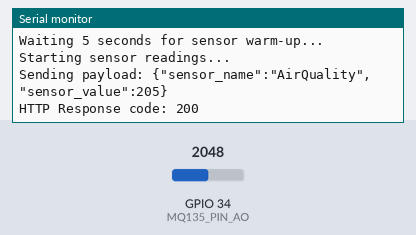
Simulated run of this program. Board: ESP32. Shown: the last lines printed to the serial monitor. The inputs (shaded band) are chosen by the test bench; at power-on: GPIO 34 (MQ135_PIN_AO) = 2048. WiFi joins after 1.5 s; servers stay silent unless stated; uploads are accepted with an empty reply.

Above: at 7.7 s.
7.8 s: GPIO 34 (MQ135_PIN_AO) set to 2866
At 11.87 s:
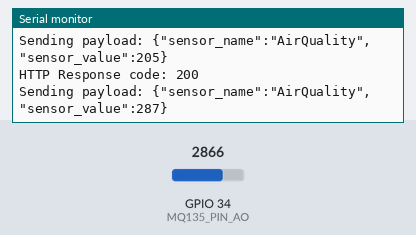
13.0 s: GPIO 34 (MQ135_PIN_AO) set to 3603
At 17.9 s:
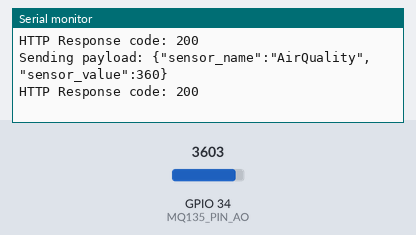
Timing chart, 0 to 19.4 s (numbered marks = the images above; inputs shaded):
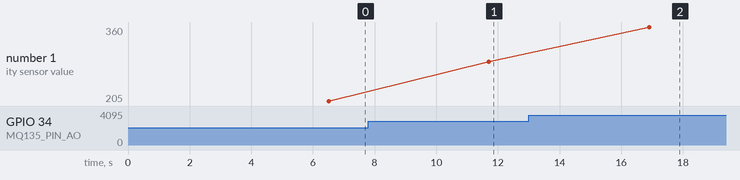

Measured:
- after the input at 7.8 s, the serial monitor: prints a new line after 3.9 s (image 1)
- after the input at 13.0 s, the serial monitor: prints a new line after 3.9 s (image 2)
- plotted number 1: 205 → 287 after the input at 7.8 s, 287 → 360 after the input at 13.0 s

The program:

main.cpp
```cpp
#include "network_utils.h"
#include <Arduino.h>

// Define MQ135 sensor pin
#define MQ135_PIN_AO 34

// WiFi and server configuration
#ifndef WIFI_SSID
#define WIFI_SSID "YOUR_WIFI_SSID" // Fallback if not defined
#endif

#ifndef WIFI_PASSWORD
#define WIFI_PASSWORD "YOUR_WIFI_PASSWORD" // Fallback if not defined
#endif

#ifndef SERVER_IP
#define SERVER_IP "192.168.1.100" // Fallback if not defined
#endif

#ifndef SERVER_PORT
#define SERVER_PORT "5000" // Fallback if not defined
#endif

// Construct server URL
const String SERVER_URL =
    "http://" + String(SERVER_IP) + ":" + String(SERVER_PORT) + "/data";

// Create network utilities instance
NetworkUtils network(WIFI_SSID, WIFI_PASSWORD, SERVER_URL.c_str());

void setup() {
  // Initialize serial communication
  Serial.begin(115200);
  while (!Serial) {
    ; // wait for serial port to connect
  }
  Serial.println("Serial connection established!");

  // Debug: Print SERVER_URL
  Serial.print("SERVER_URL: ");
  Serial.println(SERVER_URL);

  // Initialize analog pin
  pinMode(MQ135_PIN_AO, INPUT);

  // Always attempt to connect to WiFi
  if (!network.connectToWiFi()) {
    Serial.println("Failed to connect to WiFi. Continuing in offline mode.");
  }

  Serial.println("MQ135 sensor initialized!");
  Serial.println("Waiting 5 seconds for sensor warm-up...");
  delay(5000);
  Serial.println("Starting sensor readings...");
}

void loop() {
  // Read raw analog value
  int rawAnalog = analogRead(MQ135_PIN_AO);

  // Convert to integer value (rounding)
  int sensorValue = round(rawAnalog / 10.0); // Round the result

  // Post data to server only if SERVER_URL is set
  if (SERVER_URL.length() > 0) {
    if (!network.postSensorData("AirQuality", sensorValue)) {
      Serial.println("Failed to post sensor data");
    }
  } else {
    Serial.print("Raw Value: ");
    Serial.println(rawAnalog);
  }

  // Wait 5 seconds before next reading
  delay(5000);
}
```

network_utils.h
```cpp
#ifndef NETWORK_UTILS_H
#define NETWORK_UTILS_H

#include <WiFi.h>
#include <HTTPClient.h>
#include <Arduino_JSON.h>

class NetworkUtils {
public:
    NetworkUtils(const char* ssid, const char* password, const char* serverUrl);
    bool connectToWiFi();
    bool postSensorData(const char* sensorName, int sensorValue);

private:
    const char* _ssid;
    const char* _password;
    const char* _serverUrl;
    bool _wifiConnected;
};

#endif
```

network_utils.cpp
```cpp
#include "network_utils.h"

NetworkUtils::NetworkUtils(const char* ssid, const char* password, const char* serverUrl)
    : _ssid(ssid), _password(password), _serverUrl(serverUrl), _wifiConnected(false) {}

bool NetworkUtils::connectToWiFi() {
    if (_wifiConnected) return true;

    WiFi.begin(_ssid, _password);
    Serial.print("Connecting to WiFi");

    int attempts = 0;
    while (WiFi.status() != WL_CONNECTED && attempts < 20) {
        delay(500);
        Serial.print(".");
        attempts++;
    }

    if (WiFi.status() == WL_CONNECTED) {
        _wifiConnected = true;
        Serial.println("\nWiFi connected");
        Serial.print("IP address: ");
        Serial.println(WiFi.localIP());
        return true;
    }

    Serial.println("\nFailed to connect to WiFi");
    return false;
}

bool NetworkUtils::postSensorData(const char* sensorName, int sensorValue) {
    if (strlen(_serverUrl) == 0) {
        return false;  // Skip if server URL is not set
    }

    // Ensure WiFi is connected
    if (!_wifiConnected && !connectToWiFi()) {
        return false;
    }

    HTTPClient http;
    http.begin(_serverUrl);
    http.addHeader("Content-Type", "application/json");

    // Create JSON payload
    JSONVar jsonDoc;
    jsonDoc["sensor_name"] = sensorName;
    jsonDoc["sensor_value"] = sensorValue;

    String postData = JSON.stringify(jsonDoc);

    // Debug: Print the payload
    Serial.print("Sending payload: ");
    Serial.println(postData);

    int httpResponseCode = http.POST(postData);

    if (httpResponseCode > 0) {
        Serial.print("HTTP Response code: ");
        Serial.println(httpResponseCode);
        http.end();
        return true;
    } else {
        Serial.print("Error in HTTP request: ");
        Serial.println(httpResponseCode);
        http.end();
        return false;
    }
}
```
